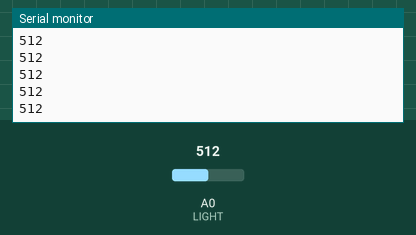
This sketch was run on a simulated Arduino Uno, built with avr-gcc and run on an emulated ATmega328P. Parts: the last lines printed to the serial monitor. Inputs (shaded band) come from the test bench; at power-on: A0 (LIGHT) = 512.

Above: at 1.2 s.
1.3 s: A0 (LIGHT) set to 710
At 2.4 s:
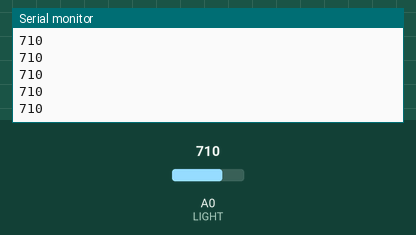
2.8 s: A0 (LIGHT) set to 716
At 3.4 s:
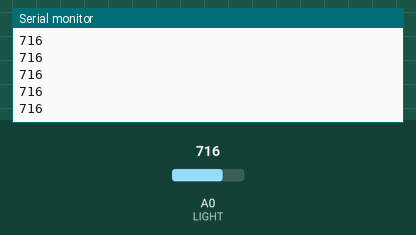
Timing chart, 0 to 5.8 s (numbered marks = the images above; inputs shaded):
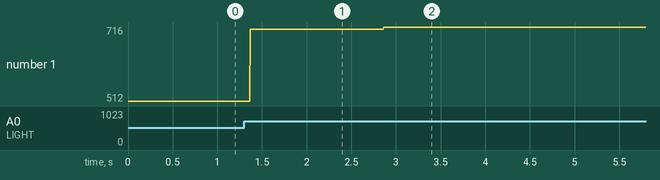

Measured:
- after the input at 1.3 s, the serial monitor: prints a new line after 0.07 s (image 1)
- after the input at 2.8 s, the serial monitor: prints a new line after 0.07 s (image 2)
- plotted number 1: 512 → 710 after the input at 1.3 s, 710 → 716 after the input at 2.8 s

The sketch:

HC05-Master-CB.ino
```cpp
#include<SoftwareSerial.h>
  SoftwareSerial BTSerial(3,2);
 // int Button =4;
 int LIGHT = 0;
 int value = 0;
void setup() {
  Serial.begin(9600);
  BTSerial.begin(9600);
 // pinMode(Button,INPUT_PULLUP);
 // pinMode(led,OUTPUT);
}
void loop() {
  value = analogRead(LIGHT);
  Serial.println(value);
 //int button= digitalRead(Button);
 if (value>700)
      BTSerial.println("a");
 if (value < 700)
  {      BTSerial.println("b");
 }
}
```
